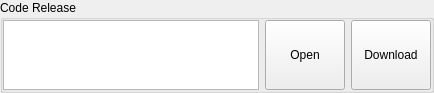
               <widget class="QGroupBox" name="gboxCodeRelease">
                <property name="sizePolicy">
                 <sizepolicy hsizetype="Preferred" vsizetype="Fixed">
                  <horstretch>0</horstretch>
                  <verstretch>0</verstretch>
                 </sizepolicy>
                </property>
                <property name="minimumSize">
                 <size>
                  <width>0</width>
                  <height>0</height>
                 </size>
                </property>
                <property name="maximumSize">
                 <size>
                  <width>16777215</width>
                  <height>54</height>
                 </size>
                </property>
                <property name="title">
                 <string>Code Release</string>
                </property>
                <layout class="QHBoxLayout" name="horizontalLayout_2">
                 <property name="leftMargin">
                  <number>0</number>
                 </property>
                 <property name="topMargin">
                  <number>0</number>
                 </property>
                 <property name="rightMargin">
                  <number>0</number>
                 </property>
                 <property name="bottomMargin">
                  <number>0</number>
                 </property>
                 <item>
                  <widget class="QTextEdit" name="teCodeRelease">
                   <property name="sizePolicy">
                    <sizepolicy hsizetype="Expanding" vsizetype="Preferred">
                     <horstretch>0</horstretch>
                     <verstretch>0</verstretch>
                    </sizepolicy>
                   </property>
                  </widget>
                 </item>
                 <item>
                  <widget class="QPushButton" name="btnSelectCodeRelease">
                   <property name="sizePolicy">
                    <sizepolicy hsizetype="Minimum" vsizetype="Preferred">
                     <horstretch>0</horstretch>
                     <verstretch>0</verstretch>
                    </sizepolicy>
                   </property>
                   <property name="text">
                    <string>Open</string>
                   </property>
                  </widget>
                 </item>
                 <item>
                  <widget class="QPushButton" name="btnDownloadGithub">
                   <property name="sizePolicy">
                    <sizepolicy hsizetype="Minimum" vsizetype="Preferred">
                     <horstretch>0</horstretch>
                     <verstretch>0</verstretch>
                    </sizepolicy>
                   </property>
                   <property name="text">
                    <string>Download</string>
                   </property>
                  </widget>
                 </item>
                </layout>
               </widget>
